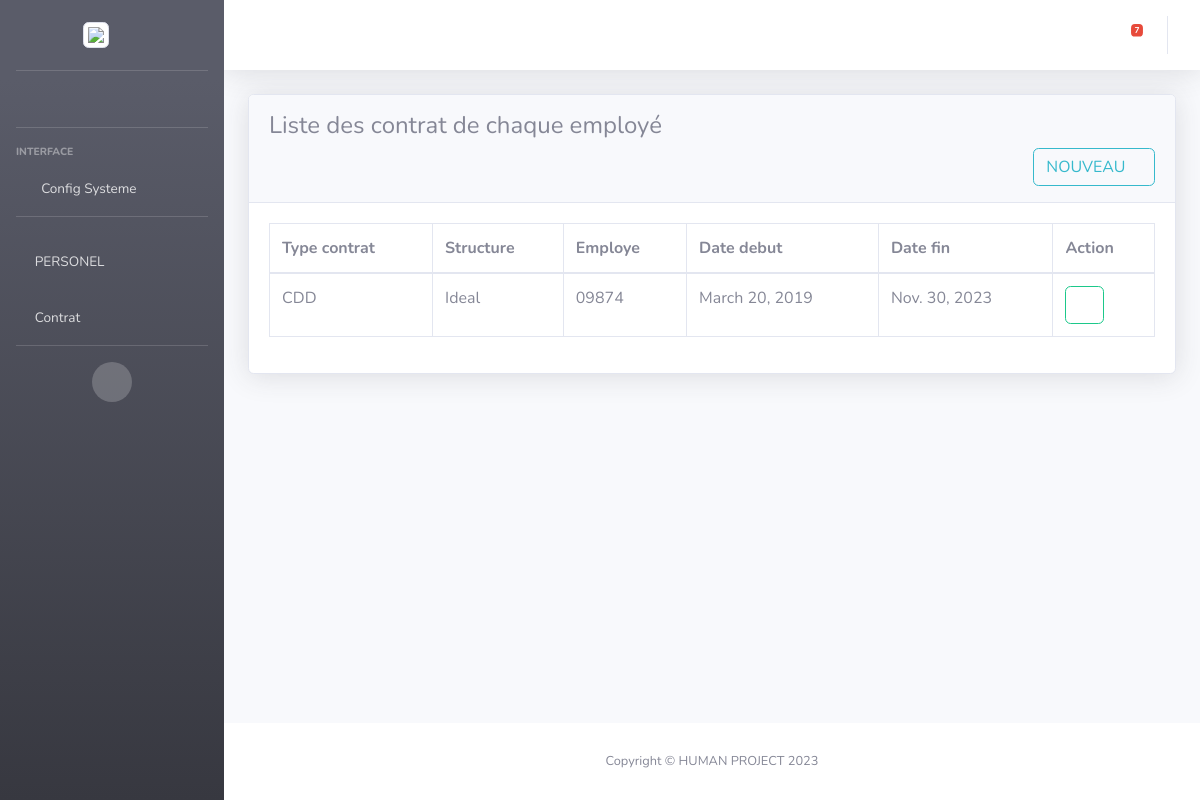
The app's page /contrat with its own data.
### employe/models.py (models this page shows, shortened)
class Contrat(models.Model):
    structure = models.ForeignKey(Structure, on_delete=models.CASCADE)
    employe = models.ForeignKey(Employe, on_delete=models.CASCADE, null=True, to_field='id')
    description_poste = models.TextField()
    description_profil = models.TextField()
    lieu_affectation = models.CharField(max_length=255)
    diplome_requis = models.ForeignKey(Diplome, on_delete=models.CASCADE)
    type_contrat = models.ForeignKey(TypeContrat, on_delete=models.CASCADE)
    date_debut = models.DateField()
    date_fin = models.DateField()

class TypeContrat(models.Model):
    TYPE_CONTRAT_CHOICES = [
        ('CDD', 'Contrat à Durée Déterminé'),
        ('CDI', 'Contrat à Durée Indéterminé'),
    ]
    type_contrat = models.CharField(max_length=3, choices=TYPE_CONTRAT_CHOICES, unique=True)
    def __str__(self):
        return self.type_contrat

class Structure(models.Model):
    denomination = models.CharField(max_length=255)
    description_structure = models.TextField()
    telephone = models.CharField(max_length=20)
    email = models.EmailField()
    adresse = models.CharField(max_length=255)
    def __str__(self):
        return self.denomination

class Employe(models.Model):
    nom = models.CharField(max_length=255)
    prenoms = models.CharField(max_length=255)
    lieu_naissance = models.CharField(max_length=255)
    sexe = models.CharField(max_length=10, choices=[('M', 'Masculin'), ('F', 'Féminin')])
    situation_matrimoniale = models.ForeignKey(SituationMatrimoniale, on_delete=models.CASCADE)
    nombre_enfant = models.IntegerField()
    telephone = models.CharField(max_length=20)
    email = models.EmailField()
    adresse = models.CharField(max_length=255)
    dernier_diplome = models.ForeignKey(Diplome, on_delete=models.CASCADE)
    categorie = models.ForeignKey(Categorie, on_delete=models.CASCADE)
    specialite = models.ForeignKey(Specialite, on_delete=models.CASCADE)
    cv = models.FileField(upload_to='cvs/', blank=True, null=True)
    lettre_motivation = models.FileField(upload_to='lettres_motivation/', blank=True, null=True)
    diplome = models.FileField(upload_to='diplomes/', blank=True, null=True)
    numero_cnss = models.CharField(max_length=20, blank=True, null=True)
    numero_matricule = models.CharField(max_length=20, blank=True, null=True)
    date_naissance = models.DateField()

### employe/views.py (the view)
# urls.py: path('contrat',views.liste_contrat, name='contrat'),
def liste_contrat(request):
    contrats = Contrat.objects.all()
    return render(request,'contrat/liste_contrat.html', {'contrats': contrats})

### template/contrat/liste_contrat.html (shortened to what this page needs)
 {% extends 'layout/Layout.html'%}
 {% load static %}
 {% block content %}
<div class="card shadow mb-4">
                        <div class="card-header py-3">
                          <div class="">
                              <h4 class="">Liste des contrat de chaque employé </h4>
                          </div>
                          <div class="">
                            <a href="{% url 'add_contrat' %}" class="btn btn-outline-info float-right">NOUVEAU <i class="fas fa-plus"></i></a>
                          </div>
                        </div>
                        <div class="card-body">
                            <div class="table-responsive">
                                {% if contrats %}
                                <table class="table table-bordered" id="dataTable" width="100%" cellspacing="0">
                                    <thead>
                                        <tr>
                                          <th>Type contrat</th>
                                          <th>Structure</th>
                                          <th>Employe</th>
                                          <th>Date debut</th>
                                          <th>Date fin</th>
                                          <th>Action</th>
                                        </tr>
                                    </thead>
                                    <tbody>
                                        {% for contrat in contrats %}
                                        <tr>
                                            <td>{{contrat.type_contrat}}</td>
                                            <td>{{contrat.structure}}</td>
                                            <td>{{contrat.employe.numero_matricule}}</td>
                                            <td>{{contrat.date_debut}}</td>
                                            <td>{{contrat.date_fin}}</td>
                                            <td>
                                                <button type="button" data-toggle="modal" data-target="#updateForm{{ligne.id}}" class="btn btn-outline-success"><i class="fas fa-pen"></i></button>
                                            </td>
                                         </tr>
                                        {% include  'contrat/modal_update_contrat_form.html' %}
                                      {% endfor %}
                                {% else %}
                                    <h4 class="text-center alert alert-warning"> Pas de contrat </h4>
                                {% endif %}
                            </div>
                        </div>
                    </div>
  {% endblock %}

### records on screen
Contrat: type_contrat "CDD", structure "Ideal", employe.numero_matricule "09874", date_debut "March 20, 2019", date_fin "Nov. 30, 2023"
